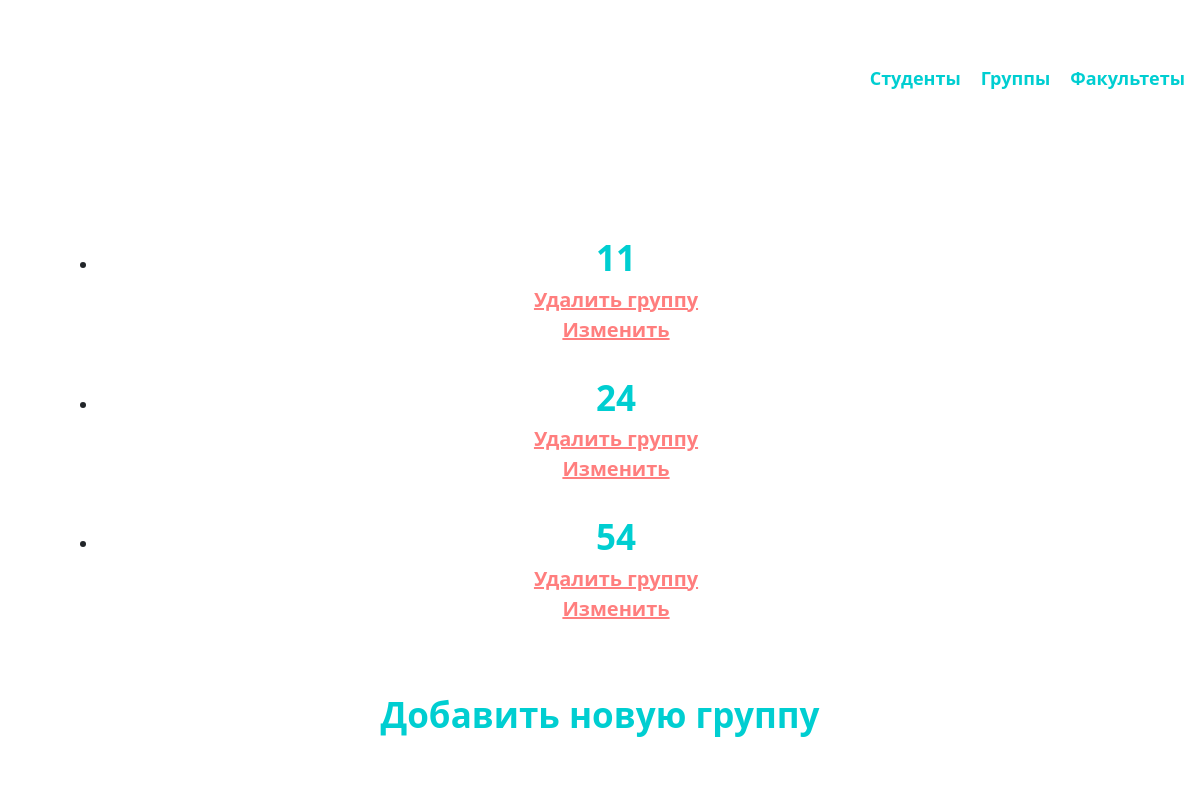
The app's page /Forms/groups/, older data.
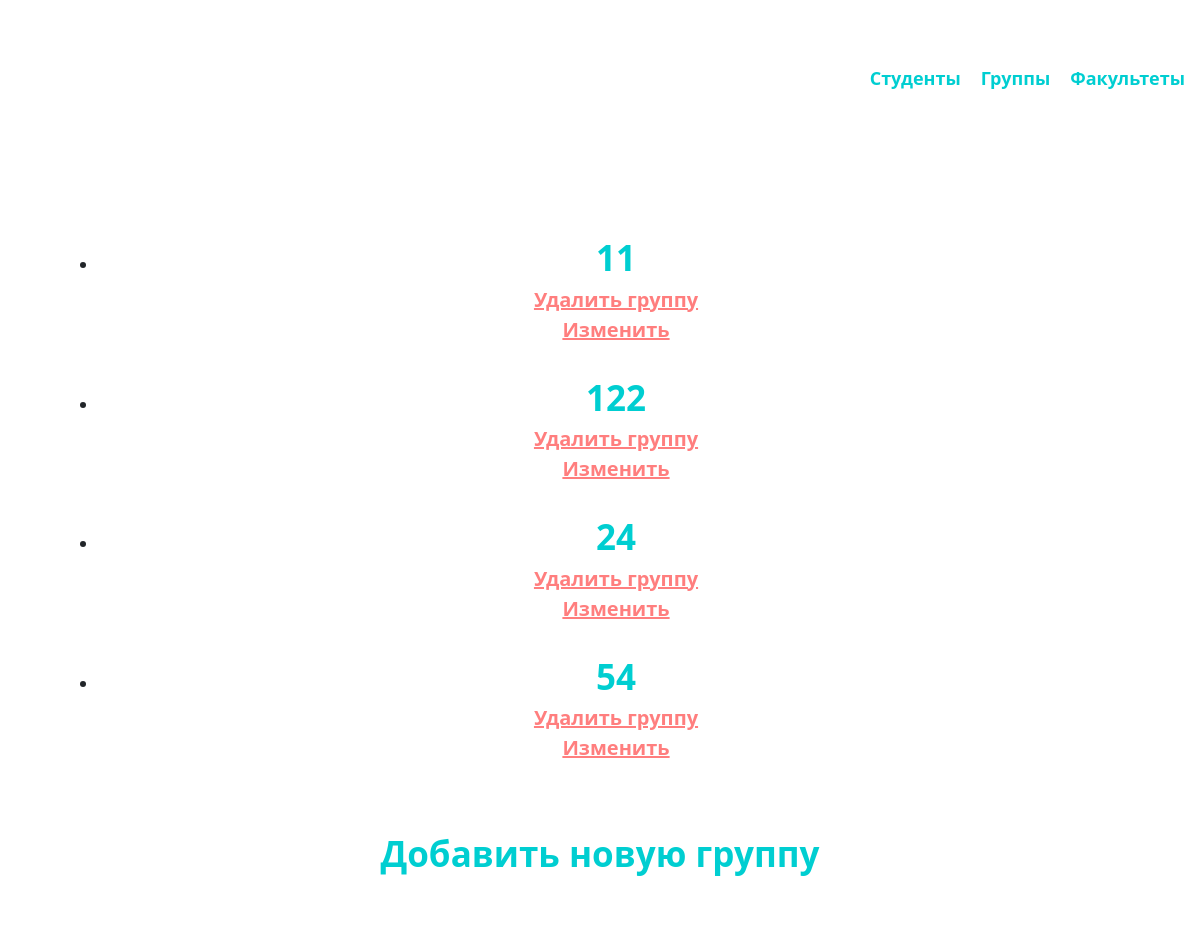
The same page, newer data.
### Forms/models.py (models this page shows, shortened)
class Groups(models.Model):
    group_num = models.CharField(max_length=50, verbose_name = 'Номер группы')
    fakulcy_id = models.ForeignKey(Fakulcies, on_delete=models.CASCADE, verbose_name = 'Факультет')
    objects = DataManager()
    class Meta:
        verbose_name = 'Группа'
        verbose_name_plural = 'Группы'

### Forms/views.py (the view)
# urls.py: path('groups/', views.IndexViewGroups.as_view(), name='groups'),
class IndexViewGroups(generic.ListView):
    template_name = 'Forms/groups_list.html'
    context_object_name = 'groups_list'
    def get_queryset(self):
        return Groups.objects.order_by('group_num')

### Forms/templates/Forms/groups_list.html
{% extends 'base.html' %}
{% block content %}
    <div class="content_block">
    {% if groups_list %}
    <ul>
    {% for group in groups_list %}
        <li><a href="/Forms/groups/{{ group.id }}/">{{ group.group_num }}</a></li>
                <a class="delete_student" href="{% url 'Forms:delete_group' group.id %}"> Удалить группу </a>
        <a class="delete_student" href="/Forms/groups/{{ group.id }}/"> Изменить </a>
        <br>
    {% endfor %}
    </ul>
{% else %}
    <p>No groups are available.</p>
{% endif %}
        <br>
<h2><a href="{% url 'Forms:add_group_form'%}">Добавить новую группу</a></h2>
    </div>
{% endblock %}

### Forms/templates/base.html (shortened to what this page needs)
{% load static %}
<html lang="en">
  <head>
    <link href="{% static 'css/bootstrap.min.css' %}" rel="stylesheet">
    <link href="{% static 'css/my_css.css' %}" rel="stylesheet">
  </head>
  <body>
    <header>
      <div class="content_block menu">
        <a href="{% url 'Forms:students' %}">Студенты</a>
        <a href="{% url 'Forms:groups' %}">Группы</a>
        <a href="{% url 'Forms:fakulcies' %}">Факультеты</a>
      </div>
    </header>
    <div class="container">
      {% block content %}
      {% endblock %}
    </div>
  </body>
</html>

### Forms/static/css/my_css.css (style rules this page uses)
body { display: flex; flex-direction: column; justify-content: space-between; background: white; }
.content_block { background-color: white; display: flex; flex-direction: column; justify-content: center; margin-bottom:50px; margin-top:50px; padding:25px; font-size: 18px; border-radius: 50px; }
.content_block a { color:#00CED1; text-decoration: none; font-weight: bold; font-size: 35px; display: flex; flex-direction: row; justify-content: center; }
.menu { display: flex; flex-direction: row; justify-content:flex-end; padding:5px; border:30px; border-radius: 0; }
.menu a { font-size: 18px; padding:10px; }
.delete_student { font-size:20px !important; color:red !important; text-decoration: underline !important; opacity:0.5; }

Row changes from the older to the newer data that the page shows:
added Groups: group_num "122"
